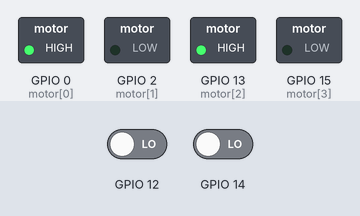
This program was run on a simulated ESP32 board running MicroPython. Shown: switched loads named in the program (green lamp = pin HIGH). The inputs (shaded band) are chosen by the test bench; at power-on: GPIO 12 LOW, GPIO 14 LOW. What the program prints to the serial console is not drawn.

Above: at 1.2 s.
1.3 s: GPIO 12 driven HIGH
At 2.5 s:
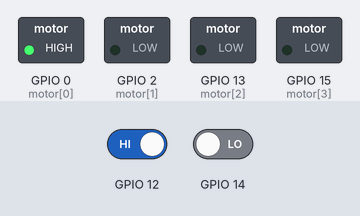
2.8 s: GPIO 14 driven HIGH
At 4.0 s:
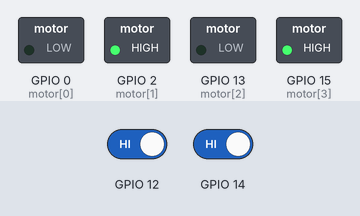
4.3 s: GPIO 12 driven LOW
At 5.2 s:
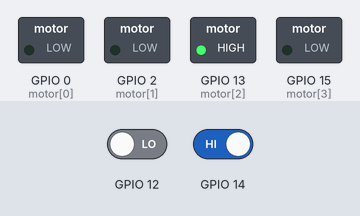
5.8 s: GPIO 14 driven LOW
At 6.1 s:
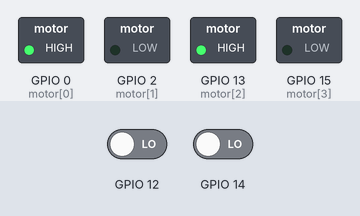
Timing chart, 0 to 8.3 s (numbered marks = the images above; inputs shaded):
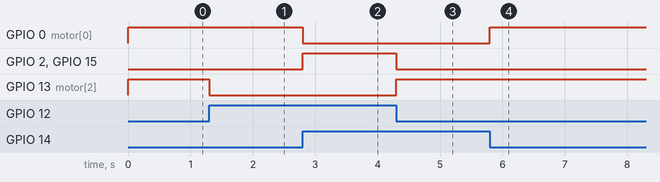

Measured:
- after the input at 1.3 s, GPIO 13 (motor[2]): HIGH → LOW at once
- after the input at 2.8 s, GPIO 0 (motor[0]): HIGH → LOW at once; GPIO 2 (motor[1]), GPIO 15 (motor[3]): LOW → HIGH at once
- after the input at 4.3 s, GPIO 2 (motor[1]), GPIO 15 (motor[3]): HIGH → LOW at once; GPIO 13 (motor[2]): LOW → HIGH at once
- after the input at 5.8 s, GPIO 0 (motor[0]): LOW → HIGH at once

The program:

main.py
```python
from machine import Pin

motor=[Pin(0,Pin.OUT),
       Pin(2,Pin.OUT),
       Pin(13,Pin.OUT),
       Pin(15,Pin.OUT)]

def forward():
    motor[0].value(1)
    motor[1].value(0)
    motor[2].value(1)
    motor[3].value(0)

def backward():
    motor[0].value(0)
    motor[1].value(1)
    motor[2].value(0)
    motor[3].value(1)

def stop():
    motor[0].value(0)
    motor[1].value(0)
    motor[2].value(0)
    motor[3].value(0)

def left():
    motor[0].value(0)
    motor[1].value(0)
    motor[2].value(1)
    motor[3].value(0)

def right():
    motor[0].value(1)
    motor[1].value(0)
    motor[2].value(0)
    motor[3].value(0)

while True:
    P12=Pin(12, Pin.IN).value()
    P14=Pin(14, Pin.IN).value()
    value=P12*2+P14
    print(value)
    if value==0:
        forward()
    if value==3:
        backward()
    if value==1:
        left()
    if value==2:
        right()
  
```
